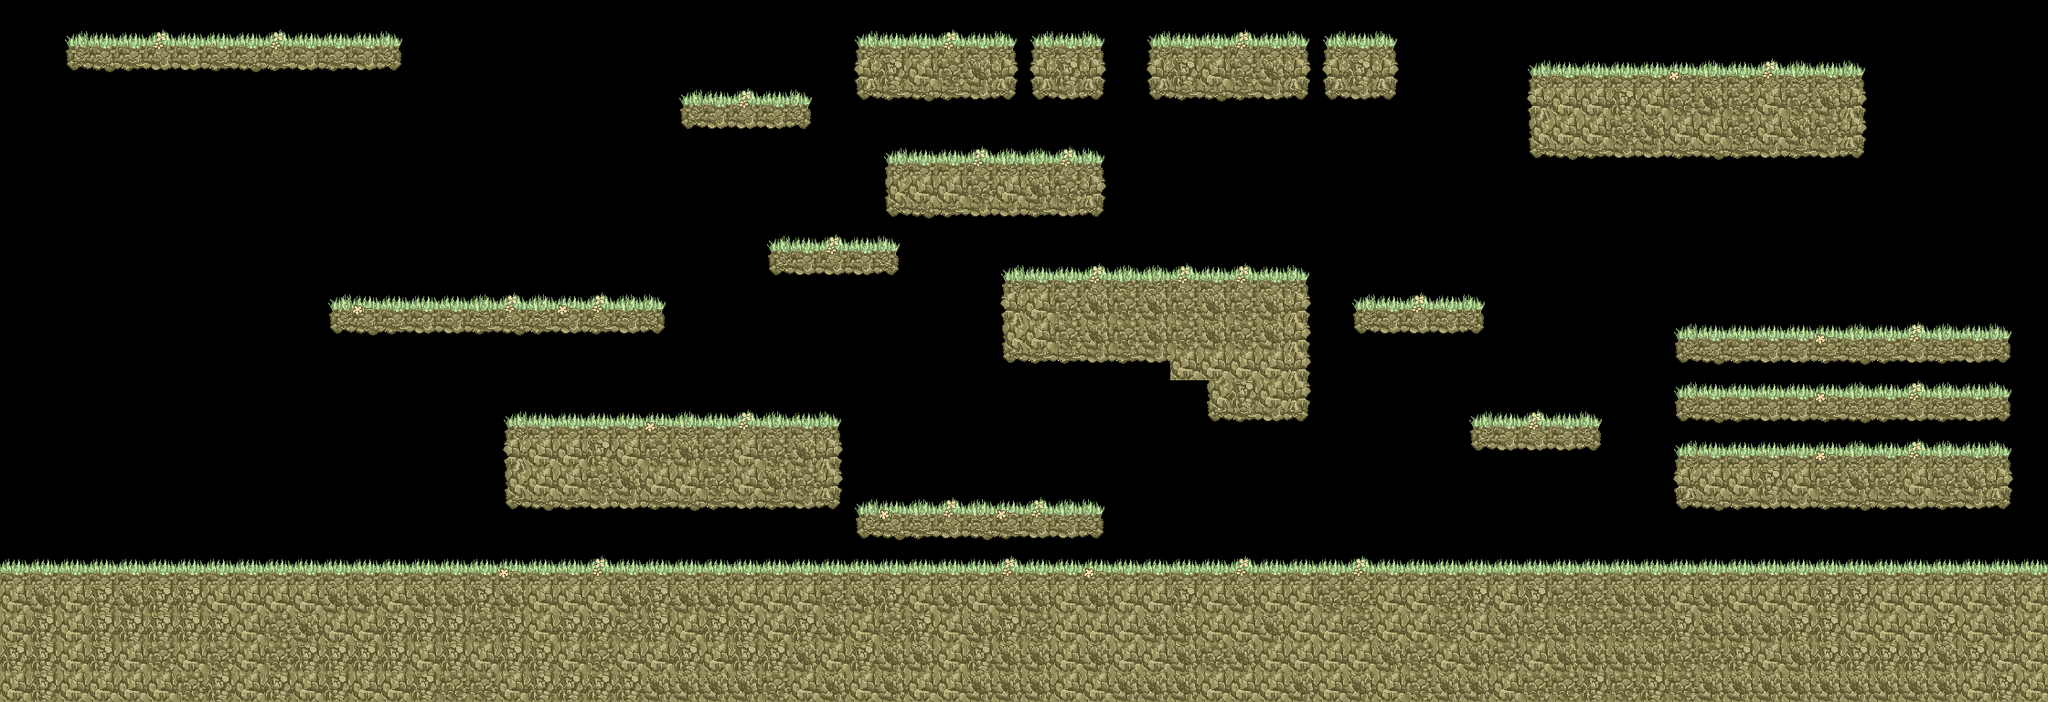

This is a level from a 2D game, rendered from its Tiled map with the project's own tilesets. A one-line summary and the map file follow, with tile-layer data summarised:
An orthogonal 70x24 tile map with 32x32 px tiles, 3 tile layers (platform, background, wall), 5 tilesets and 3 objects (2x monsterSpawn, playerSpawn).

<map version="1.0" orientation="orthogonal" width="70" height="24" tilewidth="32" tileheight="32">
 <properties>
  <property name="ID" value="1" />
 </properties>
 <tileset firstgid="1" name="bottom1" tilewidth="32" tileheight="32">
  <image source="bottom1.png" width="32" height="32" />
 </tileset>
 <tileset firstgid="2" name="grassTile1" tilewidth="32" tileheight="32">
  <image source="grassTile1.png" width="32" height="32" />
 </tileset>
 <tileset firstgid="3" name="tile1" tilewidth="32" tileheight="32">
  <image source="tile1.png" width="32" height="32" />
 </tileset>
 <tileset firstgid="4" name="bottom2" tilewidth="32" tileheight="32">
  <image source="bottom2.png" width="32" height="32" />
 </tileset>
 <tileset firstgid="5" name="tileForest" tilewidth="32" tileheight="32">
  <image source="tileForest.png" width="480" height="64" />
 </tileset>
 <layer name="platform" width="70" height="24">
  <data>[1680 cells, 150 non-empty, 7 distinct tile ids]</data>
 </layer>
 <objectgroup name="spawns" width="70" height="24">
  <object name="playerSpawn" x="20" y="463" width="89" height="146">
   <properties>
    <property name="spawnID" value="0" />
   </properties>
  </object>
  <object name="monsterSpawn" x="1495" y="449" width="94" height="157">
   <properties>
    <property name="spawnID" value="1" />
   </properties>
  </object>
  <object name="monsterSpawn" x="1321" y="132" width="94" height="157">
   <properties>
    <property name="spawnID" value="1" />
   </properties>
  </object>
 </objectgroup>
 <layer name="background" width="70" height="24">
  <data>[1680 cells, 266 non-empty, 14 distinct tile ids]</data>
 </layer>
 <layer name="wall" width="70" height="24">
  <data>[1680 cells, 350 non-empty, 8 distinct tile ids]</data>
 </layer>
</map>
